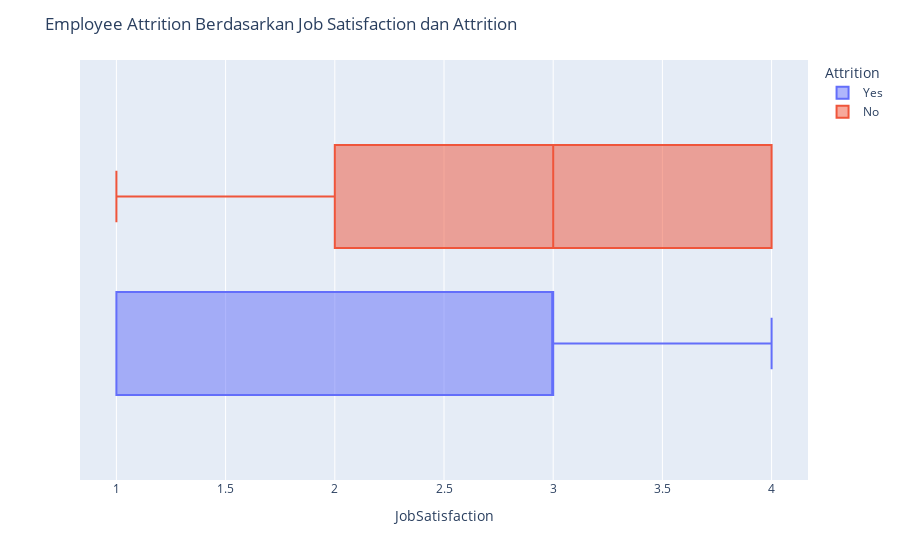

Notebook code cell kept with this figure:
### Code cell
fig= px.box(df, x=df['JobSatisfaction'], color=df['Attrition'])
fig.update_layout(title='Employee Attrition Berdasarkan Job Satisfaction dan Attrition')
fig.show()
#Berdasarkan Attrition dan Job Satisfaction, bisa dilihat bahwa employee banyak yang merasa cukup puas dengan pekerjaannya (Median 3) dan nukan pengaruh terbesar untuk Attrition

### Figure 1 — Plotly figure (JSON) as saved in the notebook; plotly's stock layout.template omitted (floating-point values rounded to 4 significant figures; data arrays with more than 128 entries replaced by an {"elided": "..."} marker saying what was removed)
{"data": [{"alignmentgroup": "True", "hovertemplate": "Attrition=Yes<br>JobSatisfaction=%{x}<extra></extra>", "legendgroup": "Yes", "marker": {"color": "#636efa"}, "name": "Yes", "notched": false, "offsetgroup": "Yes", "orientation": "h", "showlegend": true, "type": "box", "x": {"elided": "237 int values"}, "x0": " ", "xaxis": "x", "y0": " ", "yaxis": "y"}, {"alignmentgroup": "True", "hovertemplate": "Attrition=No<br>JobSatisfaction=%{x}<extra></extra>", "legendgroup": "No", "marker": {"color": "#EF553B"}, "name": "No", "notched": false, "offsetgroup": "No", "orientation": "h", "showlegend": true, "type": "box", "x": {"elided": "1233 int values"}, "x0": " ", "xaxis": "x", "y0": " ", "yaxis": "y"}], "layout": {"autosize": true, "boxmode": "group", "legend": {"title": {"text": "Attrition"}, "tracegroupgap": 0}, "margin": {"t": 60}, "title": {"text": "Employee Attrition Berdasarkan Job Satisfaction dan Attrition"}, "xaxis": {"anchor": "y", "autorange": true, "domain": [0, 1], "range": [0.8333, 4.167], "title": {"text": "JobSatisfaction"}, "type": "linear"}, "yaxis": {"anchor": "x", "autorange": true, "domain": [0, 1], "range": [-0.5, 0.5], "type": "category"}}}
